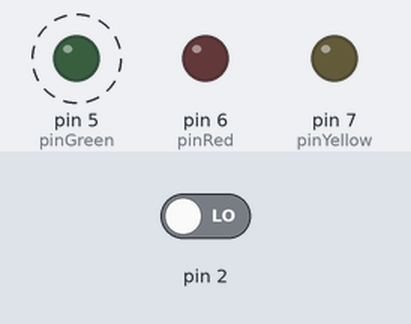
This sketch was run on a simulated Arduino Uno, built with avr-gcc and run on an emulated ATmega328P. On the bench: output pins drawn as LEDs (lit = HIGH). Dashed ring = blinking. The inputs (shaded band) are chosen by the test bench; at power-on: pin 2 LOW.

Above: at 1.06 s.
1.3 s: pin 2 driven HIGH
At 1.8 s:
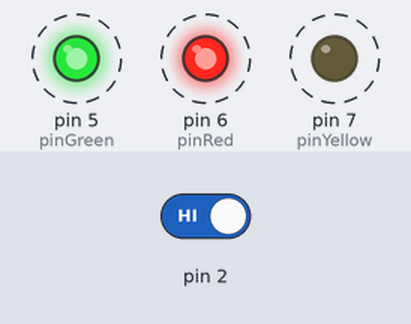
Timing chart, 0 to 10.3 s (numbered marks = the images above; inputs shaded):
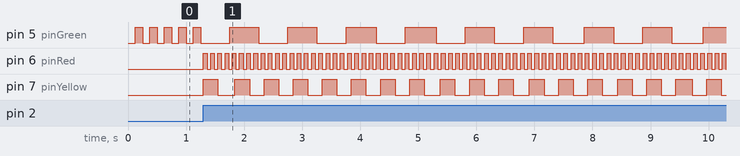

Measured:
- after the input at 1.3 s, pin 5 (pinGreen): alternates HIGH for 0.50 s and LOW for 0.50 s, starting after 0.45 s; pin 6 (pinRed): alternates HIGH for 0.06 s and LOW for 0.06 s, starting at once; pin 7 (pinYellow): alternates HIGH for 0.25 s and LOW for 0.25 s, starting at once
- by itself, pin 5 (pinGreen): alternates HIGH for 0.12 s and LOW for 0.12 s

The sketch:

mydebounce7.ino
```cpp
/*

 */


// This code turns a led on/off through a debounced switch

#include "pinclass3.h"
#include "bounce.h"

#define SWITCH 2
#define pinGreen 5
#define pinYellow 7
#define pinRed 6

// This variables will change:
volatile bool buttonState = LOW;         // current state of the button
volatile bool lastButtonState = LOW;     // previous state of the button
volatile uint8_t counter = 0;             // button click counter

// Instantiate a Button with a 5 millisecond debounce time
bounce Button(5, SWITCH);

// Instantiate 3 LED objects with on and off time in milliseconds
PinClass3 ledGreen(pinGreen,500,500),
          ledYellow(pinYellow,250,250),
          ledRed(pinRed,500,50);

void setup() {
// noop
}

// forever
void loop() {
  buttonState = Button.read();
  // compare the buttonState to its previous state
  if (buttonState != lastButtonState) {
    lastButtonState = buttonState;
    // increase counter only if button pressed
    if (buttonState == 1) counter++;
  }
  if (counter == 0) {
    ledGreen.blink(250);
    ledYellow.off();
    ledRed.off();
  }
  if (counter == 1)  {
    ledGreen.blink(1000);
    ledYellow.flash();
    ledRed.blink(125);
  }
  if (counter == 2)  {
    ledGreen.off();
    ledYellow.off();
    ledRed.flash();
  }
  if (counter == 3)  {
    ledGreen.off();
    ledYellow.off();
    ledRed.off();
  }
  // reset counter
  if (counter > 3) counter = 0;
}
```

bounce.cpp
```cpp
/*

 */

// You may find this helpful http://de.wikibooks.org/wiki/C%2B%2B-Programmierung:_Klassen

#include "bounce.h"


  bounce::bounce(): // Constructor
  _pin(0), _status(0), _previousMillis(0), _currentMillis(0), _intervalMillis(0)
  {
  //leerer Constructor;
  }

bounce::bounce(uint8_t a): // Constructor mit Initialisierung
  _pin(a),  _status(0), _previousMillis(0), _currentMillis(0), _intervalMillis(0)
{
  init(_pin);
}

bounce::bounce(unsigned int intervall, uint8_t a): // Constructor mit Initialisierung
  _pin(a), _status(0), _previousMillis(0), _currentMillis(0), _intervalMillis(intervall)
{
  init(_pin);
  _previousMillis = millis();
}

bounce::~bounce() // Destructor
{
}

void bounce::init(uint8_t pin) // LED intialsieren
{
  _pin = pin;                   // speichert pin in der privaten Variable _pin
  pinMode(_pin, INPUT);
}

volatile bool bounce::read()
{
  bool newState = digitalRead(_pin);
  if (_status != newState ) {
    if (millis() - _previousMillis >= _intervalMillis) {
      _previousMillis = millis();
      _status = newState;
    }
  }
  return _status;
}
```

bounce.h
```cpp
/*

 */

// You may find this helpful http://de.wikibooks.org/wiki/C%2B%2B-Programmierung:_Klassen

#ifndef bounce_H
#define bounce_H

#if defined(ARDUINO) && ARDUINO >= 100
#include "Arduino.h"  // for digitalRead, digitalWrite, etc
#else
#include "WProgram.h"
#endif

class bounce
{
  public:                                             // öffentlich
    bounce();                                         // der Default-Konstruktor
    bounce(uint8_t a);                                // Konstruktor mit Parameter
    bounce(unsigned int interval_millis,  uint8_t a); // Button Debounce
    ~bounce();                                        // Class Destruktor
                                                      // Methoden
    volatile bool read();                                      // PIN (Button) lesen

  private:                                            // private Methode
    void init(uint8_t pin);                           // einen PIN initialisieren
    volatile bool _status;
    volatile uint8_t _pin;
    volatile unsigned int _previousMillis, _currentMillis, _intervalMillis;
};

#endif // PinClass3
```

pinclass3.cpp
```cpp
/*

 */

// You may find this helpful http://de.wikibooks.org/wiki/C%2B%2B-Programmierung:_Klassen

#include "pinclass3.h"

/*
  PinClass3::PinClass3(): // Constructor
  _pin(0), _status(0)
  {
  //leerer Constructor;
  }
*/
PinClass3::PinClass3(uint8_t a): // Constructor mit Initialisierung
  _pin(a)
{
  init(_pin);
}

PinClass3::PinClass3(uint8_t pin, unsigned int OnTime, unsigned int OffTime): // Contructor
  _pin(pin), _OnTime(OnTime), _OffTime(OffTime)
{
  init(_pin);
  _previousMillis = millis();
  off();
}

PinClass3::~PinClass3() // Destructor
{
}

void PinClass3::init(uint8_t pin) // LED intialsieren
{
  _pin = pin;                   // speichert den LED Pin in der privaten Variable _led
  pinMode(_pin, OUTPUT);
}
void PinClass3::on() // LED ein
{
  _status = true;
  digitalWrite(_pin, HIGH); //set the pin HIGH and thus turn LED on
}

void PinClass3::off() // LED aus
{
  _status = false;
  digitalWrite(_pin, LOW); //set the pin HIGH and thus turn LED off
}

void PinClass3::blink(int intervall) // LED intervall ms blinken lassen
{
  // check to see if it's time to change the state of the LED
  if ((_currentMillis - _previousMillis >= intervall / 2))
  {
    toggle();  // Turn it off
    _previousMillis = _currentMillis;  // Remember the time
  }
  else if ((_currentMillis - _previousMillis >= intervall / 2))
  {
    toggle();  // turn it on
    _previousMillis = _currentMillis;   // Remember the time
  }
  _currentMillis = millis();
}

void PinClass3::fade(int value) // LED Helligkeit setzen
{
  analogWrite(_pin, value);
}

void PinClass3::toggle()
{
  _status ? off() : on();
}

void PinClass3::timechange(int OnTime, int OffTime) //
{
  _OnTime = OnTime;
  _OffTime = OffTime;
}

void PinClass3::flash() {
  // check to see if it's time to change the state of the LED
  if ((_currentMillis - _previousMillis >= _OnTime))
  {
    toggle();  // Turn it off
    _previousMillis = _currentMillis;  // Remember the time
  }
  else if ((_currentMillis - _previousMillis >= _OffTime))
  {
    toggle();  // turn it on
    _previousMillis = _currentMillis;   // Remember the time
  }
  _currentMillis = millis();
}
```

pinclass3.h
```cpp
/*

 */

// You may find this helpful http://de.wikibooks.org/wiki/C%2B%2B-Programmierung:_Klassen

#ifndef PinClass3_H
#define PinClass3_H

#if defined(ARDUINO) && ARDUINO >= 100
#include "Arduino.h"  // for digitalRead, digitalWrite, etc
#else
#include "WProgram.h"
#endif

class PinClass3
{
  public:                             // öffentlich
    // PinClass3();                   // der Default-Konstruktor
    PinClass3(uint8_t a);             // Konstruktor mit Parameter
    PinClass3(uint8_t a, unsigned int OnTime, unsigned int OffTime);
    //   PinClass3(const LED& a);     // Copy-Konstruktor wird nicht benötigt
    ~PinClass3();                     // Class Destruktor
                                      // Funktionen
    void init(uint8_t pin);           // einen PIN initialisieren
    void on();                        // einen PIN einschalten
    void off();                       // einen PIN ausschalten
    void blink(int intervall);        // PIN ein und auschalten (intervall)
    void fade(int value);             // eine Spannung (0 .. 5Volt/255) am PIN ausgeben
    void timechange(int OnTime, int OffTime);
    void toggle();                    // PIN Zustand umschalten (ON/OFF, OFF/ON)
    void flash();                     // PIN ein und auschalten (OnTime, OffTime)

  private:                            // privat
    bool _status;
    uint8_t _pin;
    unsigned int _previousMillis, _currentMillis, _intervalMillis, _OnTime, _OffTime;
};

#endif // PinClass3
```
